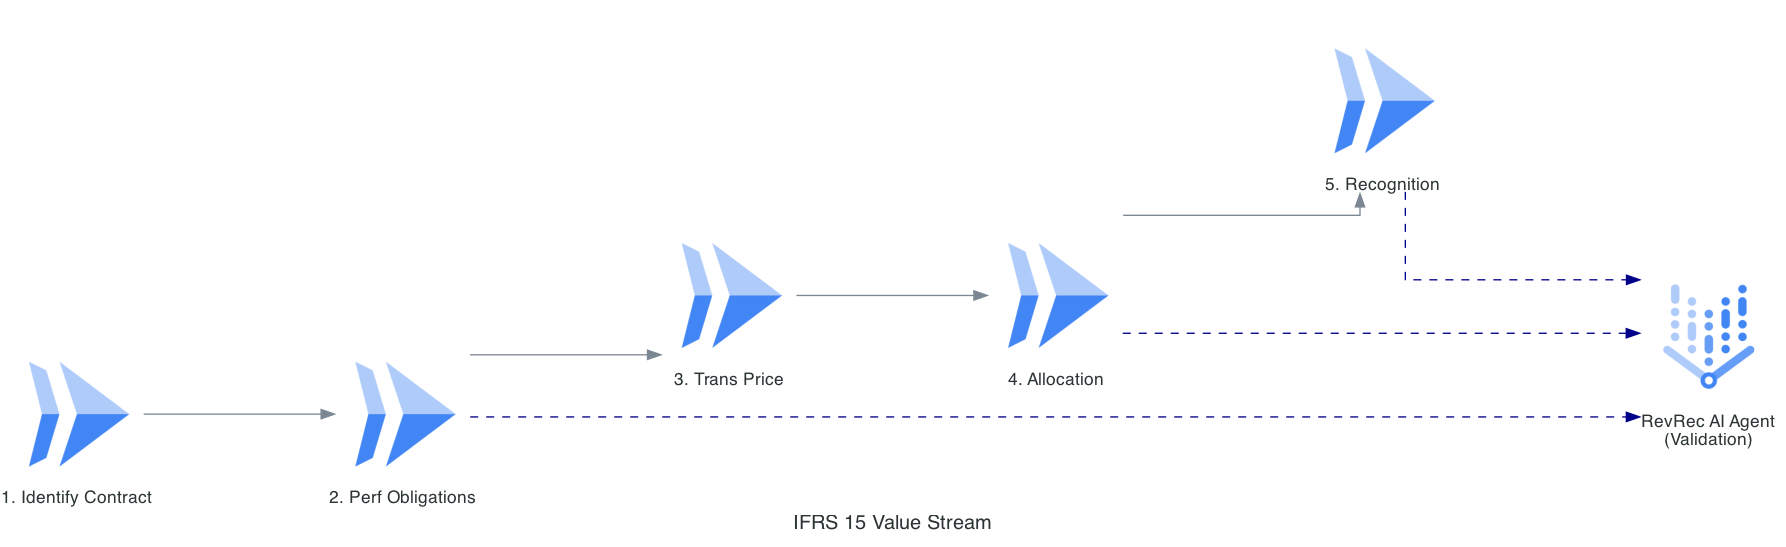

Source code (Python):
from diagrams import Diagram, Cluster, Edge
from diagrams.gcp.ml import VertexAI
from diagrams.gcp.compute import Run

graph_attr = {"pad": "0.1", "nodesep": "1.0", "ranksep": "2.0", "bgcolor": "transparent"}

with Diagram("IFRS 15 Value Stream", show=False, filename="revrec_value_stream", direction="LR", graph_attr=graph_attr):
    step1 = Run("1. Identify Contract")
    step2 = Run("2. Perf Obligations")
    step3 = Run("3. Trans Price")
    step4 = Run("4. Allocation")
    step5 = Run("5. Recognition")

    agent = VertexAI("RevRec AI Agent\n(Validation)")

    step1 >> step2 >> step3 >> step4 >> step5
    [step2, step4, step5] >> Edge(color="darkblue", style="dashed") >> agent
